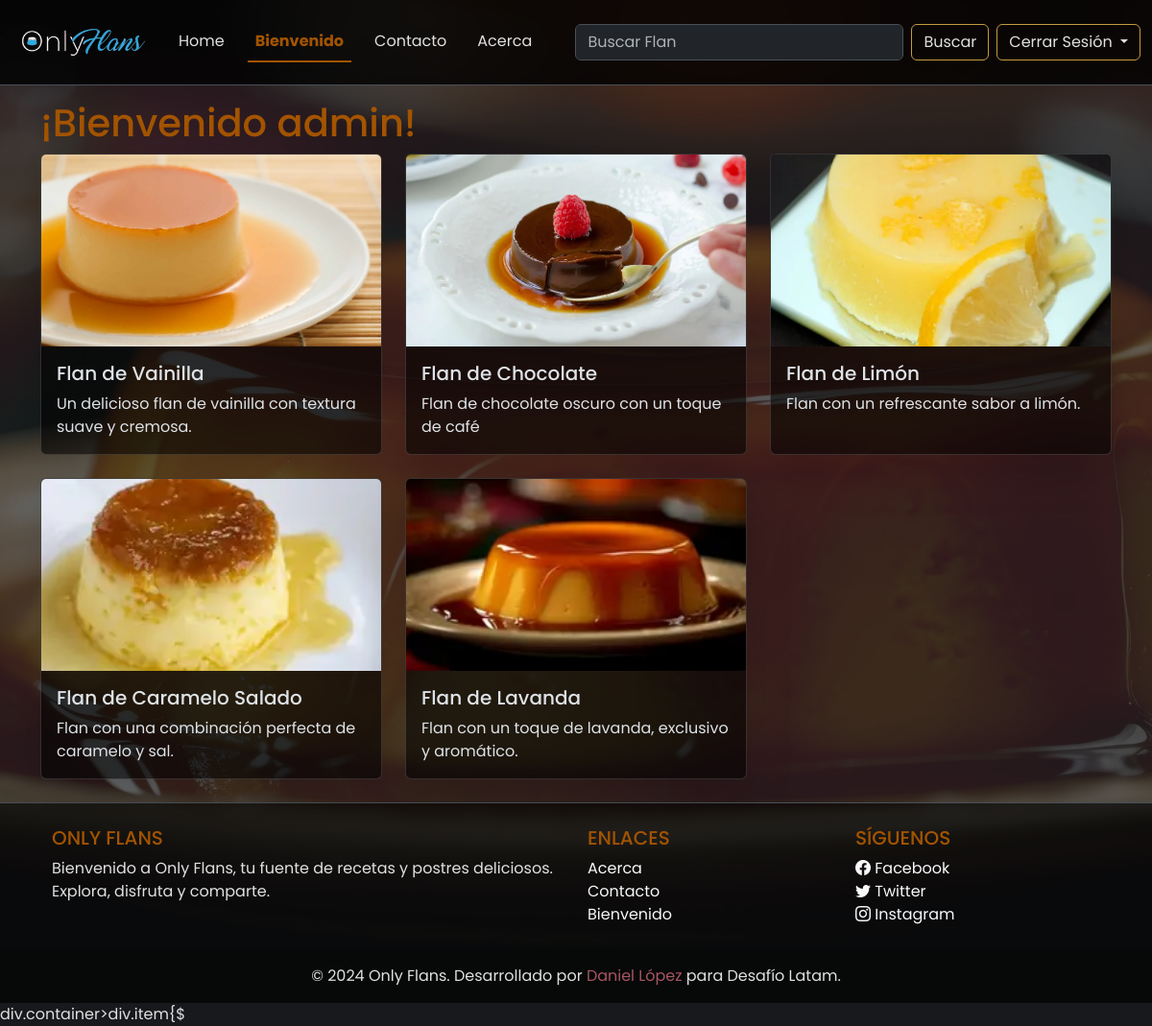
Page /welcome/ (signed in) on the earlier database version.
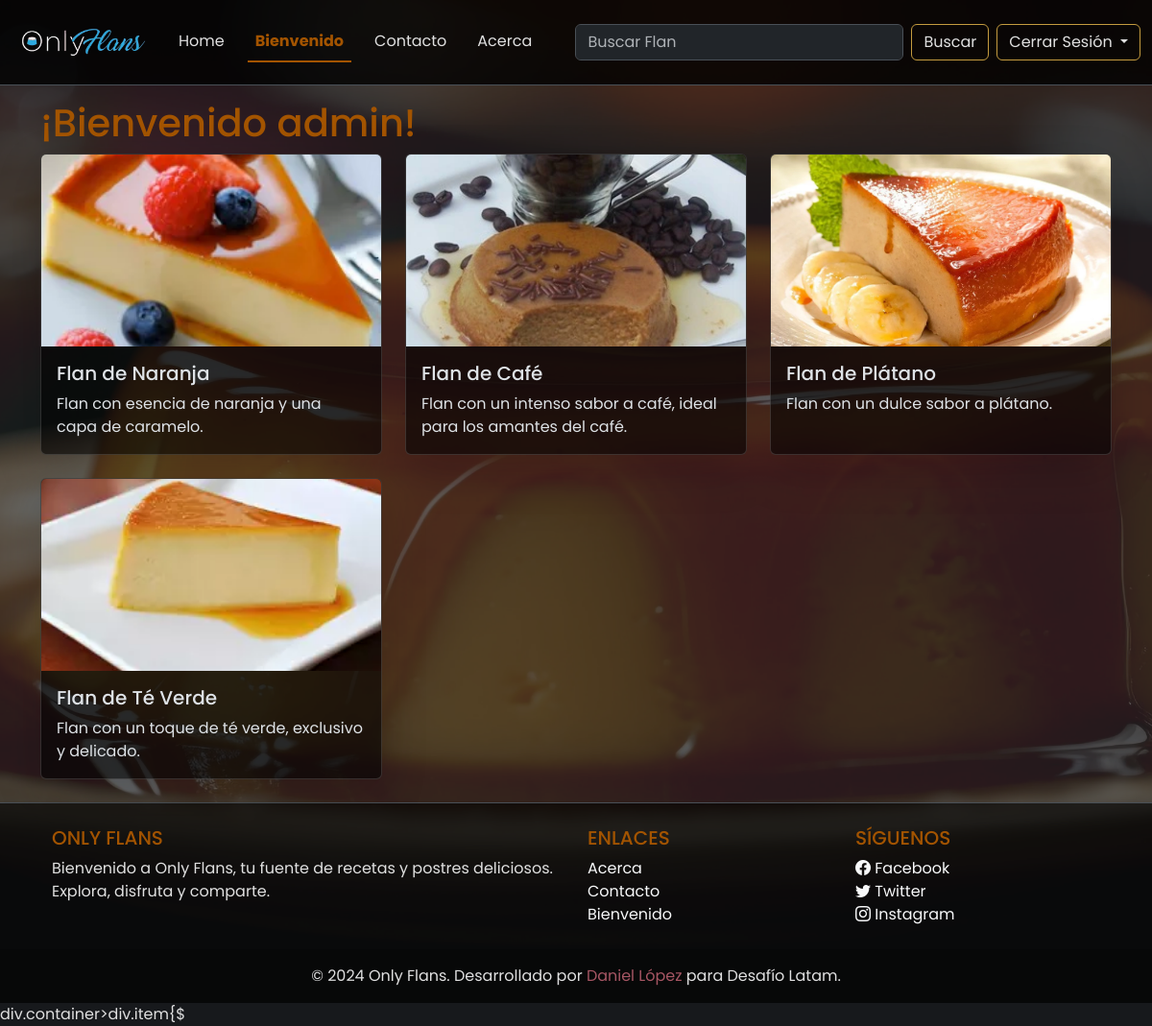
Same page on the later database version.
### web/models.py (models this page shows, shortened)
class Flan(models.Model):
    flan_uuid = models.UUIDField(default=uuid.uuid4, editable=False, unique=True)
    name = models.CharField(max_length=64)
    normalized_name = models.CharField(max_length=64, editable=False)
    description = models.TextField()
    image_url = models.CharField(max_length=255)
    slug = models.SlugField(unique=True)
    is_private = models.BooleanField(default=False)
    created_at = models.DateTimeField(auto_now_add=True)
    updated_at = models.DateTimeField(auto_now=True)
    deleted_at = models.DateTimeField(null=True, blank=True)

### web/views.py (the view)
# urls.py: path("welcome/", welcome, name="welcome"),
@login_required
def welcome(request):
    flanes_privados = Flan.objects.filter(is_private=True)
    return render(request, "web/welcome.html", {"flanes": flanes_privados})

### web/templates/web/welcome.html (shortened to what this page needs)
{% extends 'web/base.html' %}
{% block content %}
<h1>¡Bienvenido {{ user.get_username }}!</h1>
<div class="row">
    {% for flan in flanes %}
    {% include 'web/flan_card.html' %}
    {% endfor %}
</div>
{% endblock %}

### web/templates/web/flan_card.html (shortened to what this page needs)
{% load static %}
<div class="col-md-4 mb-4">
    <a href="{% url 'flan_detail' slug=flan.slug %}" class="text-decoration-none text-dark">
        <div class="card h-100 shadow-lg card-hover card-semitransparent d-flex flex-column">
            <div class="image-container">
                <img src="{% static flan.image_url %}" class="card-img-top img-fluid" alt="{{ flan.name }}">
            </div>
            <div class="card-body d-flex flex-column">
                <h5 class="card-title card-custom">{{ flan.name }}</h5>
                <p class="card-text">{{ flan.description }}</p>
            </div>
        </div>
    </a>
</div>

Differences in the rows shown:
no longer on this page (row edited): Flan: image_url (picture), name "Flan de Vainilla", description "Un delicioso flan de vainilla con textura suave y cremosa."
no longer on this page (row edited): Flan: image_url (picture), name "Flan de Chocolate", description "Flan de chocolate oscuro con un toque de café"
no longer on this page (row edited): Flan: image_url (picture), name "Flan de Limón", description "Flan con un refrescante sabor a limón."
no longer on this page (row edited): Flan: image_url (picture), name "Flan de Caramelo Salado", description "Flan con una combinación perfecta de caramelo y sal."
no longer on this page (row edited): Flan: image_url (picture), name "Flan de Lavanda", description "Flan con un toque de lavanda, exclusivo y aromático."
now on this page (row edited): Flan: image_url (picture), name "Flan de Naranja", description "Flan con esencia de naranja y una capa de caramelo."
now on this page (row edited): Flan: image_url (picture), name "Flan de Café", description "Flan con un intenso sabor a café, ideal para los amantes del café."
now on this page (row edited): Flan: image_url (picture), name "Flan de Plátano", description "Flan con un dulce sabor a plátano."
now on this page (row edited): Flan: image_url (picture), name "Flan de Té Verde", description "Flan con un toque de té verde, exclusivo y delicado."
